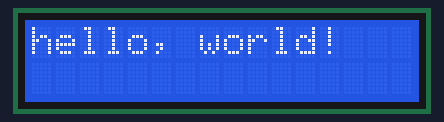
This sketch was run on a simulated Arduino Uno, built with avr-gcc and run on an emulated ATmega328P. Shown: 16×2 character LCD.

Above: at 0.1 s.
At 1.2 s:
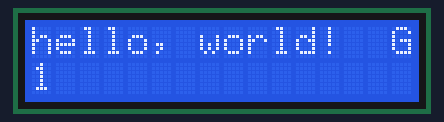
At 10.2 s:
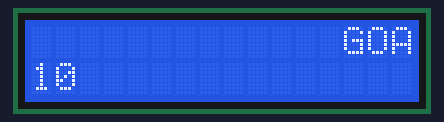
At 20.2 s:
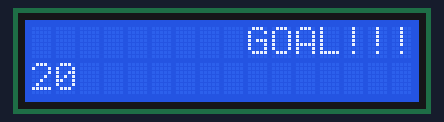
At 29.3 s:
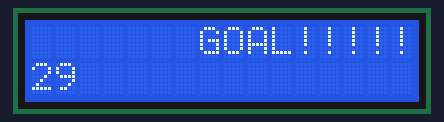
At 39.4 s:
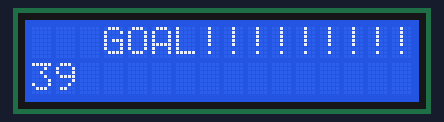

The sketch:

Lcd_print_with_progmem.ino
```cpp
#include <LiquidCrystal_I2C.h>
const char goalMessage[] PROGMEM = {"GOAL!!!!!!!!!!!!"};

#define LCD_ADDR 0x27
#define LCD_COL 2
#define LCD_ROW 16

LiquidCrystal_I2C lcd(LCD_ADDR, LCD_COL, LCD_ROW);

void lcdPrint(const char* msg, int col, int row)
{
  for(int i = 0; i<strlen_P(msg); i++)
  {
    lcd.setCursor(col+i, row);
    lcd.print((char) pgm_read_byte_near(msg+i));
  }
}

byte runningTxt(const char* msg, int row, int itv)
{
  static unsigned long text_millis=0;
  static int k=0;

  if (millis()-text_millis>itv)
  {
    lcdPrint(msg, 15-k, row);
    k++;
    text_millis=millis();
  }

  if (k>=15)
  {
    k=0;
    lcd.clear();
    return true;
  }
  return false;
}


void setup() {
  // set up the LCD's number of columns and rows:
  lcd.init();
  lcd.backlight();
  // Print a message to the LCD.
  lcd.print("hello, world!");
  delay(1000);
}

void loop() {
  // set the cursor to column 0, line 1
  // (note: line 1 is the second row, since counting begins with 0):
  runningTxt(goalMessage, 0,500);
  lcd.setCursor(0, 1);
  // print the number of seconds since reset:
  lcd.print(millis() / 1000);
}
```

Measured:
- what the display in image 1 shows lasts 0.5 s, from 1.1 s to 1.6 s
- what the display in image 2 shows lasts 0.6 s, from 10.1 s to 10.7 s
